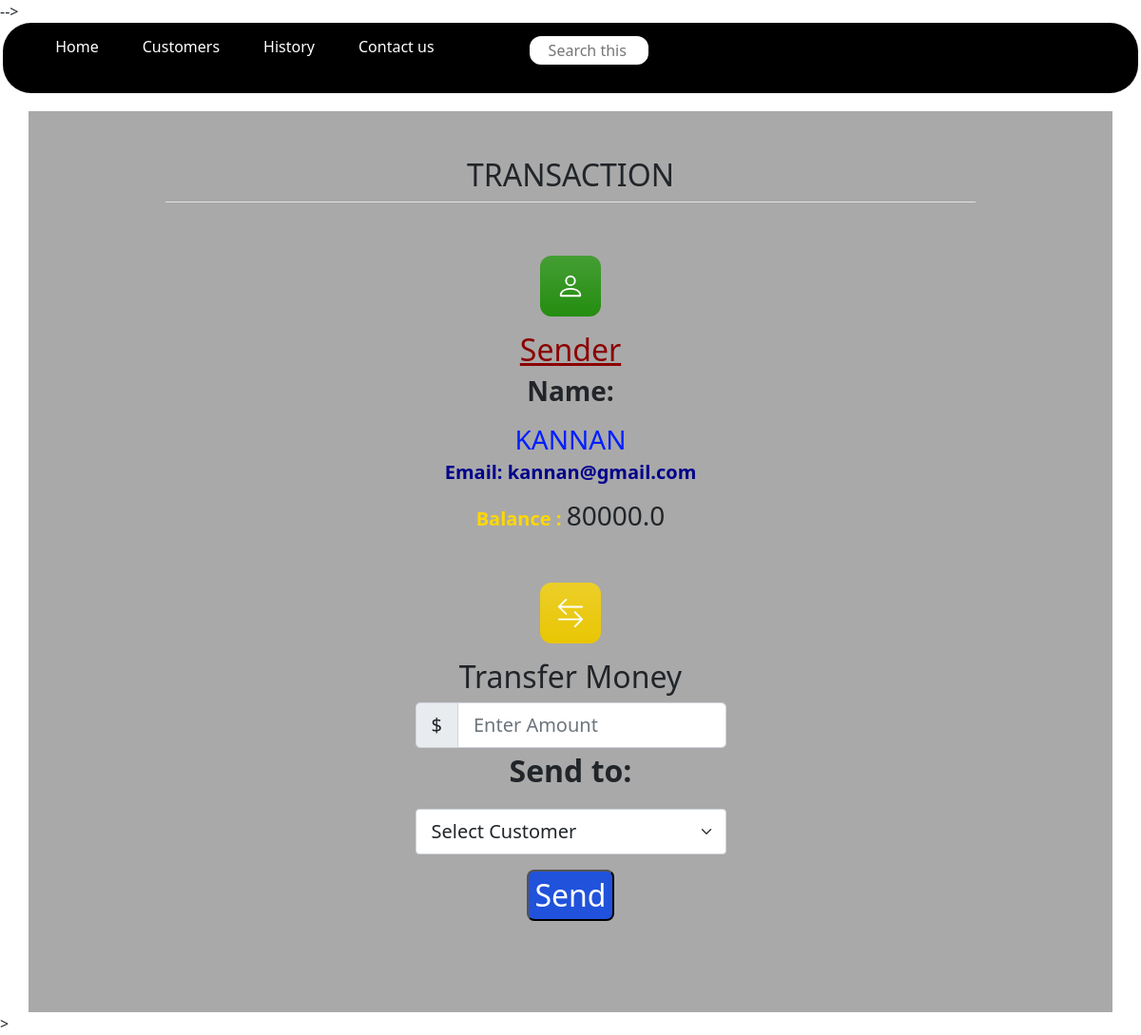
Page /customer/profile/17 on the committed database.
### CUSTOMERS/models.py (models this page shows, shortened)
class customer(models.Model):
    idd = models.IntegerField(default=0)
    name = models.CharField(max_length=50)
    email = models.EmailField(max_length=100)
    balance = models.FloatField()

### CUSTOMERS/views.py (the view, shortened to what this page needs)
# urls.py: path('profile/<int:cust_id>',views.profile,name='profile'),
def profile(request,cust_id):
    sender = customer.objects.get(id=cust_id)
    return render(request,'profile.html',{'customer_list':all_customer_list, 'sender':sender})

### templates/profile.html (shortened to what this page needs)
{% load static %}
<!doctype html>
<html lang="en">
<head>
  <link href="/docs/5.0/dist/css/bootstrap.min.css" rel="stylesheet"
>
  <link href="https://cdn.jsdelivr.net/npm/bootstrap@5.0.0-beta3/dist/css/bootstrap.min.css" rel="stylesheet"
>
  <link href="{% static 'css/heavy.css'%}" rel="stylesheet">
  <link href="{% static 'css/dom.css'%}" rel="stylesheet">
  <link href="{% static 'css/profile.css'%}" rel="stylesheet">
</head>
<body>
  <header style="padding: 0rem 0.2rem 1.2rem;">
    <nav class="navbar" style="padding:initial"; >
      <ul>
        <li><a href="/">Home</a></li>
        <li><a href="{% url 'customer:customer_list' %}">Customers</a></li>
        <li><a href="{% url 'customer:history' %}">History</a></li>
        <li><a href="#">Contact us</a></li>
        <div class="search" style="float:left;">
          <input type="text" name="search" id="search" placeholder="Search this website">
        </div>
      </ul>
    </nav>
  </header>
  <div style="height: 70px; position:fixed; bottom:0; width:100%;">
  </div>
  <div class="container py-5 new_style" id="featured-3">
    <h2 class="pb-2 border-bottom">TRANSACTION</h2>
    <div class="row g-5 py-5" id="dheeraj">
      <div class="feature col-md-5">
        <div class="feature-icon bg-gradient" id="icon1">
        </div>
        <h2 style="color: darkred; text-decoration: underline">Sender</h2>
        <h3 style="font-weight:bold;"> Name: </h3>
        <h3 id="sender" style="display:inline;">{{sender.name}}</h3>
        <h5 id="email"style="font-weight: bold;color: darkblue;">Email: {{sender.email}}</h5>
        <h5 style="font-weight:bold;  display:inline; color:gold">Balance : </h5>
        <h3 style="display:inline;">{{sender.balance}}</h3>
      </div>
      <div class="feature col-md-5">
        <div class="feature-icon  bg-gradient" id="icon2">
        </div>
        <h2>Transfer Money</h2>
        <form method="POST">
          <div class="input-group input-group-lg">
            <span class="input-group-text">$</span>
            <input type="text" class="form-control" aria-label="Sizing example input"
              aria-describedby="inputGroup-sizing-lg" name="amount_transfer" placeholder="Enter Amount">
          </div>
          <p>Send to:</p>
          <select class="form-select form-select-lg mb-3" aria-label=".form-select-lg example" name="receiver">
            <option selected>Select Customer</option>
          </select>
          <button id="but" class="but" type="submit">Send</button>
        </form>
      </div>
    </div>
  </div>
</body>>
</body>
</html>

### static/css/dom.css (style rules this page uses)
.navbar { background-color: black; border-radius: 30px; }
.navbar ul { overflow: auto; }
.navbar li { float:left; list-style: none; margin: 13px 20px; }
.navbar li a { padding: 3px 3px; text-decoration: none; color: white; }
.search { float: right; color: white; padding: 12px 75px; }
.navbar input { border: 2px solid black; border-radius: 14px; padding: 3px 20px; width: 129px; }
.container { padding: 0.5rem 9rem; font-weight: bold; font-size: 2rem; text-align: center; }

### static/css/profile.css (style rules this page uses)
.bi { vertical-align: -.125em; fill: currentColor; }
.feature-icon { display: inline-flex; align-items: center; justify-content: center; width: 4rem; height: 4rem; margin-bottom: 1rem; font-size: 2rem; color: #fff; border-radius: .75rem; }

### templates/profile.html (style rules this page uses)
body { background-image: url('/static/BACKGROUND_3.jpg'); background-size: 100% 100%; background-repeat: no-repeat; }
.but { background-color: rgb(32, 82, 219); border-radius: .5rem; color: white; }
#dheeraj { flex-direction: column; align-content: center; }
#icon1 { background-color: #248d10; }
#icon2 { background-color: rgb(233, 198, 3); }
.new_style { background-color: darkgray; }
#sender { color: #001fff; text-transform: uppercase; }

### rows in the picture
customer: name "KANNAN", email "kannan@gmail.com", balance "80000.0"
